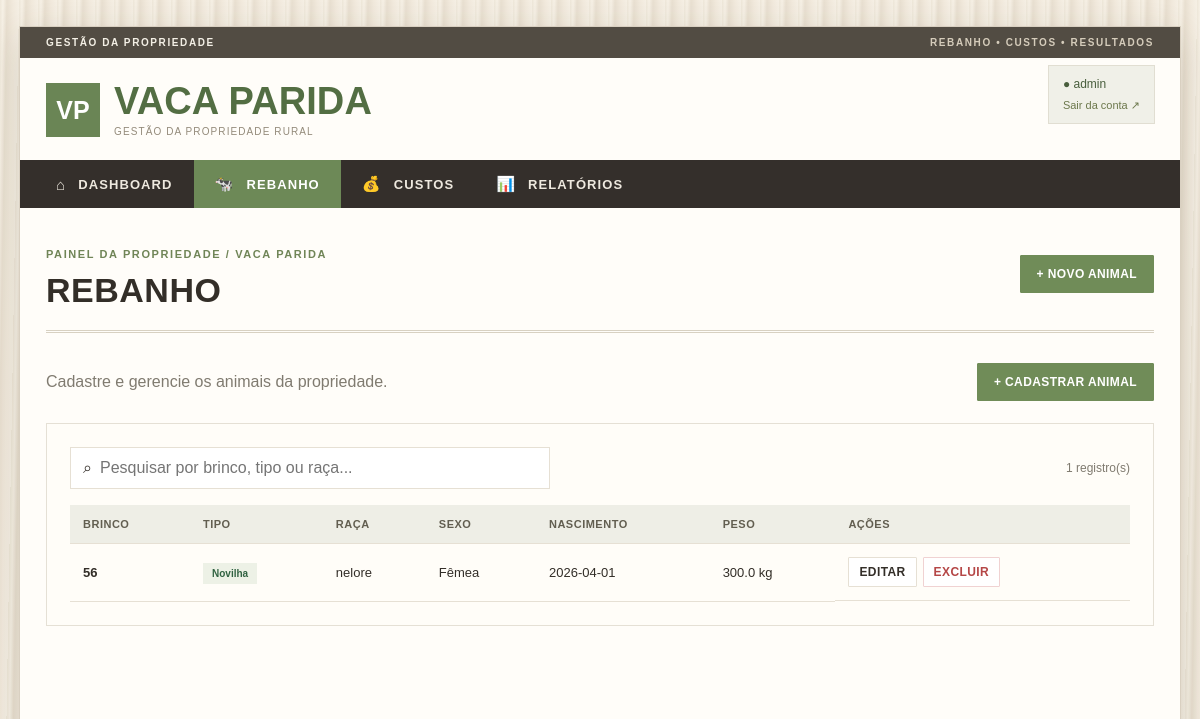
The page /rebanho (signed in) on the database as committed earlier.
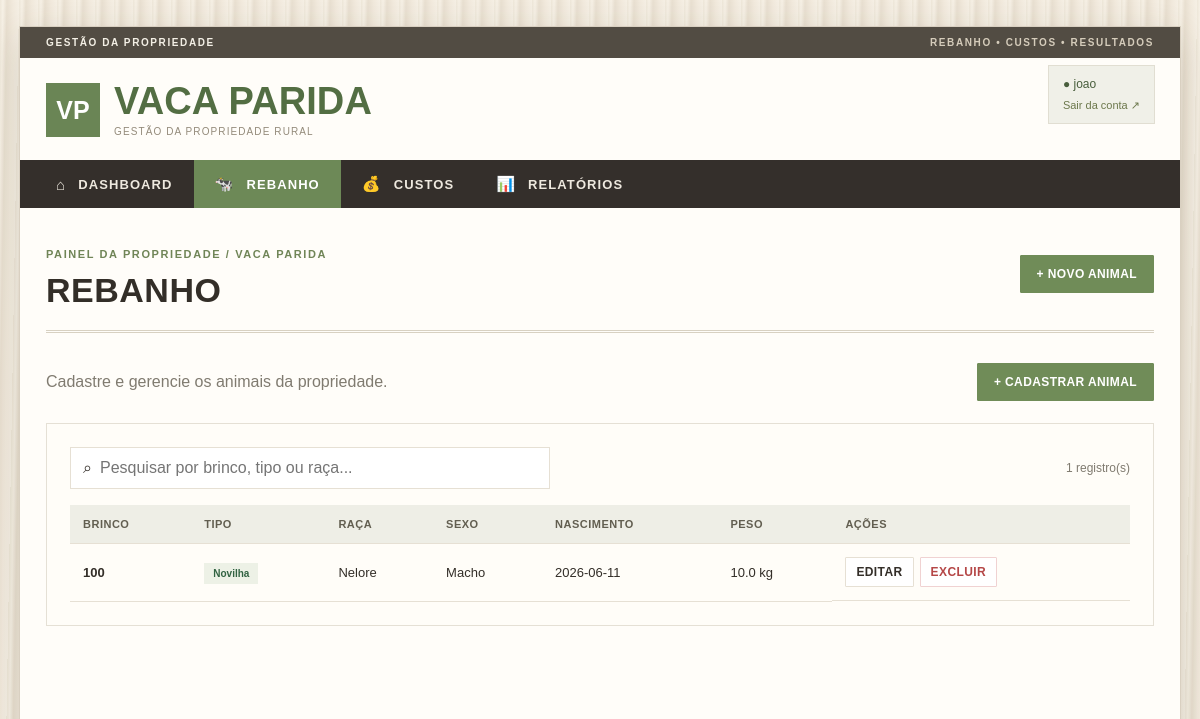
The same page on the database as committed later.
### tables this page shows
CREATE TABLE animais (
            id INTEGER PRIMARY KEY AUTOINCREMENT,
            brinco TEXT NOT NULL,
            tipo TEXT NOT NULL,
            raca TEXT,
            sexo TEXT,
            nascimento TEXT,
            peso REAL DEFAULT 0,
            observacoes TEXT
        , usuario_id INTEGER REFERENCES usuarios(id));

### app.py (the view)
@app.route("/rebanho")
@login_required
def rebanho():
    conn = get_db()
    animais = conn.execute(
        "SELECT * FROM animais WHERE usuario_id=? ORDER BY id DESC", (session["usuario_id"],)
    ).fetchall()
    conn.close()
    return render_template("rebanho.html", animais=animais)

### app.py (called while the page is built)
def get_db():
    conn = sqlite3.connect(DB)
    conn.row_factory = sqlite3.Row
    return conn

def login_required(fn):
    @wraps(fn)
    def wrapper(*args, **kwargs):
        if not session.get("usuario_id"):
            return redirect(url_for("login"))
        return fn(*args, **kwargs)
    return wrapper

@app.before_request
def security_checks():
    if session.get("usuario_id"):
        with get_db() as conn:
            if not conn.execute("SELECT 1 FROM usuarios WHERE id=?", (session["usuario_id"],)).fetchone():
                session.clear()
                return redirect(url_for("login"))
    if request.method in ("POST", "PUT", "PATCH", "DELETE"):
        sent = request.form.get("csrf_token", "") or request.headers.get("X-CSRF-Token", "")
        expected = session.get("csrf_token", "")
        if not expected or not hmac.compare_digest(sent, expected):
            abort(400, "Token de segurança inválido. Atualize a página e tente novamente.")

@app.after_request
def security_headers(response):
    response.headers["X-Content-Type-Options"] = "nosniff"
    response.headers["X-Frame-Options"] = "DENY"
    response.headers["Referrer-Policy"] = "strict-origin-when-cross-origin"
    response.headers["Content-Security-Policy"] = "default-src 'self'; style-src 'self' https://fonts.googleapis.com; font-src 'self' https://fonts.gstatic.com; script-src 'self'; img-src 'self' data:; object-src 'none'; base-uri 'self'; frame-ancestors 'none'; form-action 'self'"
    response.headers["Cache-Control"] = "no-store"
    if os.environ.get("COOKIE_SECURE") == "1":
        response.headers["Strict-Transport-Security"] = "max-age=31536000; includeSubDomains"
    return response

### templates/rebanho.html (shortened to what this page needs)
{% extends "base.html" %}
{% block page_title %}Rebanho{% endblock %}
{% block content %}
<div class="page-intro">
    <div><p>Cadastre e gerencie os animais da propriedade.</p></div>
    <a class="btn btn-primary" href="{{ url_for('novo_animal') }}">+ Cadastrar animal</a>
</div>
<section class="panel">
    <div class="toolbar">
        <div class="search"><span>⌕</span><input id="animalSearch" type="search" placeholder="Pesquisar por brinco, tipo ou raça..."></div>
        <span class="result-count">{{ animais|length }} registro(s)</span>
    </div>
    {% if animais %}
    <div class="table-wrap">
        <table id="animalTable">
            <thead>
                <tr><th>Brinco</th><th>Tipo</th><th>Raça</th><th>Sexo</th><th>Nascimento</th><th>Peso</th><th>Ações</th></tr>
            </thead>
            <tbody>
            {% for animal in animais %}
                <tr>
                    <td><strong>{{ animal.brinco }}</strong></td>
                    <td><span class="badge">{{ animal.tipo }}</span></td>
                    <td>{{ animal.raca or "—" }}</td>
                    <td>{{ animal.sexo or "—" }}</td>
                    <td>{{ animal.nascimento or "—" }}</td>
                    <td>{{ "%.1f"|format(animal.peso or 0) }} kg</td>
                    <td class="actions">
                        <a class="btn btn-small" href="{{ url_for('editar_animal', id=animal.id) }}">Editar</a>
                        <form method="post" action="{{ url_for('excluir_animal', id=animal.id) }}" >
                            <button class="btn btn-small btn-danger" type="submit">Excluir</button>
                        </form>
                    </td>
                </tr>
            {% endfor %}
            </tbody>
        </table>
    </div>
    {% else %}
        <div class="empty large">Seu rebanho ainda está vazio.<br><a href="{{ url_for('novo_animal') }}">Cadastre o primeiro animal.</a></div>
    {% endif %}
</section>
{% endblock %}

### templates/base.html (shortened to what this page needs)
<!DOCTYPE html>
<html lang="pt-BR">
<head>
    <link rel="stylesheet" href="{{ url_for('static', filename='style.css') }}">
</head>
<body>
<div class="layout">
    <div class="store-strip">GESTÃO DA PROPRIEDADE <span>REBANHO • CUSTOS • RESULTADOS</span></div>
    <aside class="sidebar">
        <a class="brand" href="{{ url_for('index') }}">
            <span class="brand-icon">VP</span>
            <span>
                <strong>Vaca Parida</strong>
                <small>GESTÃO DA PROPRIEDADE RURAL</small>
            </span>
        </a>
        <nav class="nav">
            <a class="{{ 'active' if request.endpoint == 'index' else '' }}" href="{{ url_for('index') }}">
                <span>⌂</span> Dashboard
            </a>
            <a class="{{ 'active' if request.endpoint in ['rebanho','novo_animal','editar_animal'] else '' }}" href="{{ url_for('rebanho') }}">
                <span>🐄</span> Rebanho
            </a>
            <a class="{{ 'active' if request.endpoint == 'custos' else '' }}" href="{{ url_for('custos') }}">
                <span>💰</span> Custos
            </a>
            <a class="{{ 'active' if request.endpoint == 'relatorios' else '' }}" href="{{ url_for('relatorios') }}">
                <span>📊</span> Relatórios
            </a>
        </nav>
        <div class="sidebar-bottom"><div class="user-chip">● {{ session.usuario }}<form method="post" action="{{ url_for('logout') }}">
<input type="hidden" name="csrf_token" value="{{ csrf_token }}"><button class="logout-button" type="submit">Sair da conta ↗</button></form></div>
        </div>
    </aside>
    <main class="main">
        <header class="topbar">
            <div>
                <p class="eyebrow">PAINEL DA PROPRIEDADE / VACA PARIDA</p>
                <h1>{% block page_title %}Visão geral{% endblock %}</h1>
            </div>
            <a class="btn btn-primary" href="{{ url_for('novo_animal') }}">+ Novo animal</a>
        </header>
        {% block content %}{% endblock %}
    </main>
</div>
</body>
</html>

Rows that differ between the two databases and show on the page:
changed animais "Novilha": brinco "56" → "100"; raca "nelore" → "Nelore"; sexo "Fêmea" → "Macho"; nascimento "2026-04-01" → "2026-06-11"; peso "300.0" → "10.0"
Other text that changed with them:
{{ session.usuario }}: "admin" → "joao"
